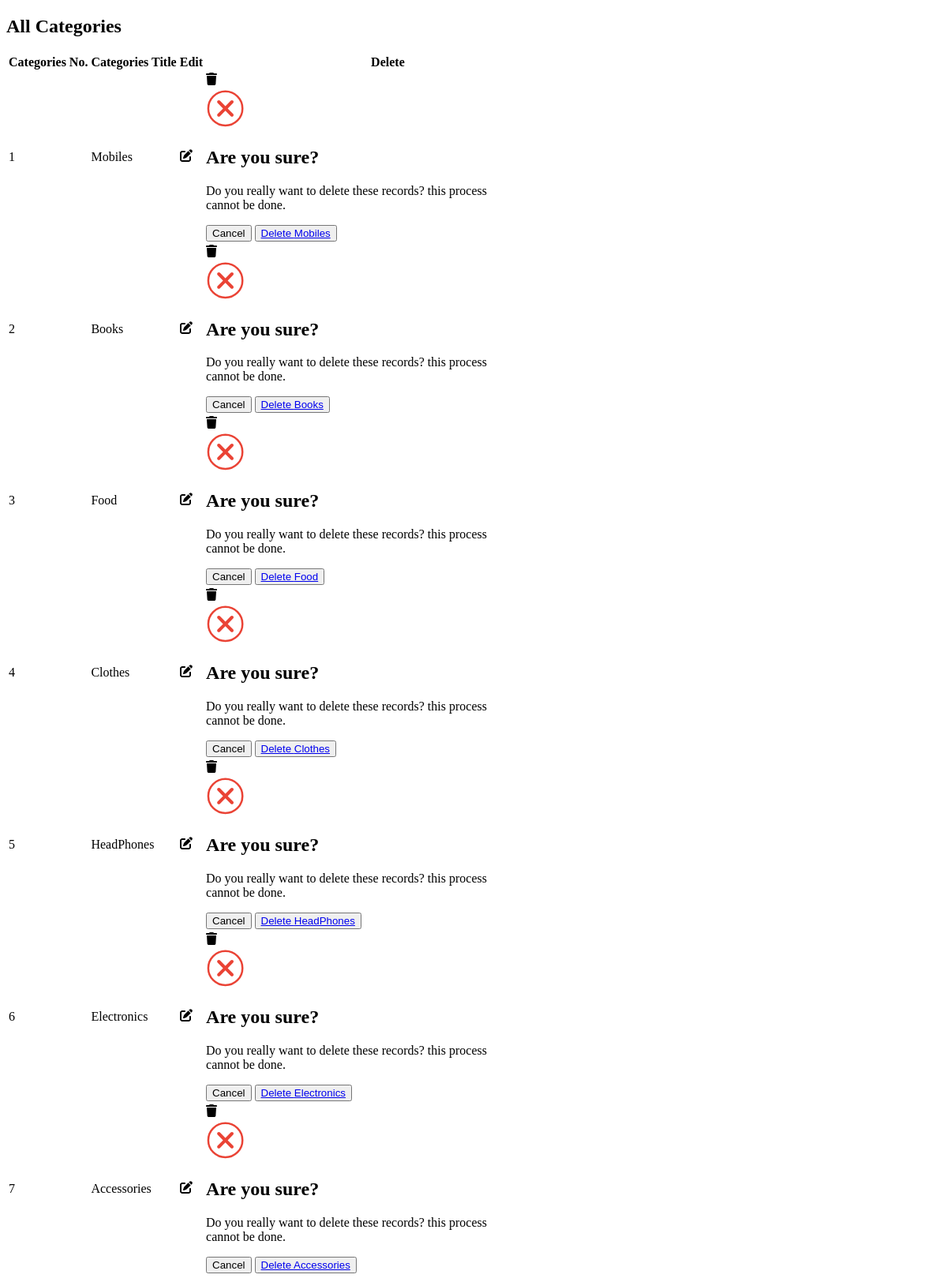
/admin/view_categories.php, run on an earlier commit of the app's database.
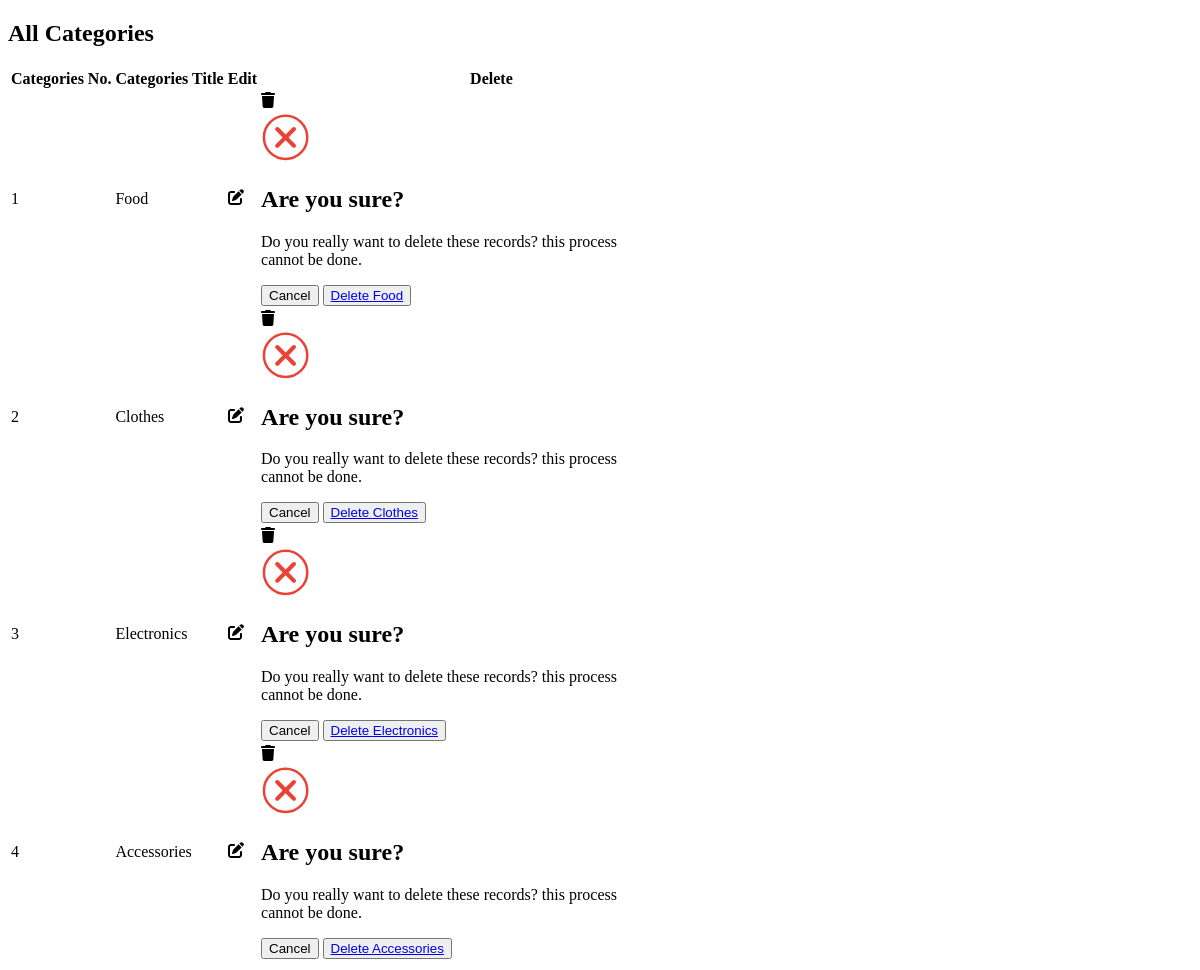
And on a later commit of the database.
### tables this page shows
CREATE TABLE `categories` (
  `category_id` int(11) NOT NULL,
  `category_title` varchar(100) NOT NULL
);

### admin/view_categories.php (the view, shortened to what this page needs)
<!DOCTYPE html>
<html lang="en">
<head>
</head>
<body>
    <div class="container">
        <div class="categ-header">
            <div class="sub-title">
                <h2>All Categories</h2>
            </div>
        </div>
        <div class="table-data">
            <table class="table table-bordered table-hover table-striped text-center">
                <thead class="table-dark">
                    <tr>
                        <th>Categories No.</th>
                        <th>Categories Title</th>
                        <th>Edit</th>
                        <th>Delete</th>
                    </tr>
                </thead>
                <tbody>
                    <?php
                        $get_category_query = "SELECT * FROM `categories`";
                        $get_category_result = mysqli_query($con,$get_category_query);
                        $id_number = 1;
                        while($row_fetch_categories = mysqli_fetch_array($get_category_result)){
                            $category_id = $row_fetch_categories['category_id'];
                            $category_title = $row_fetch_categories['category_title'];
                            echo "
                            <tr>
                            <td>$id_number</td>
                            <td>$category_title</td>
                            <td>
                                <a href='index.php?edit_category=$category_id'>
                                </a>
                            </td>
                            <td>
                                <a href='index.php?delete_category=$category_id' data-bs-toggle='modal' data-bs-target='#deleteModal_$category_id'>
                                </a>
                                <div class='modal fade' id='deleteModal_$category_id' tabindex='-1' aria-labelledby='deleteModal_$category_id.Label' aria-hidden='true'>
                                    <div class='modal-dialog modal-dialog-centered justify-content-center'>
                                        <div class='modal-content' style='width:80%;'>
                                            <div class='modal-body'>
                                                <div class='d-flex flex-column gap-3 align-items-center text-center'>
                                                    <span>
                                                    </span>
                                                    <h2>Are you sure?</h2>
                                                    <p>
                                                        Do you really want to delete these records? this process cannot be done.
                                                    </p>
                                                    <div class='btns d-flex gap-3'>
                                                        <button type='button' class='btn px-5 btn-secondary' data-bs-dismiss='modal'>Cancel</button>
                                                        <button type='button' class='btn px-5 btn-primary' data-bs-dismiss='modal'>
                                                            <a class='text-light' href='index.php?delete_brand=$category_id'>
                                                                Delete $category_title
                                                            </a>
                                                        </button>
                                                    </div>
                                                </div>
                                            </div>
                                        </div>
                                    </div>
                                </div>
                            </td>
                        </tr>
                            ";
                            $id_number++;
                        }
                    ?>
                </tbody>
            </table>
        </div>
    </div>
</body>
</html>

What changed in the data, as far as the page shows it:
removed categories: category_title "Mobiles"
removed categories: category_title "Books"
removed categories: category_title "HeadPhones"
